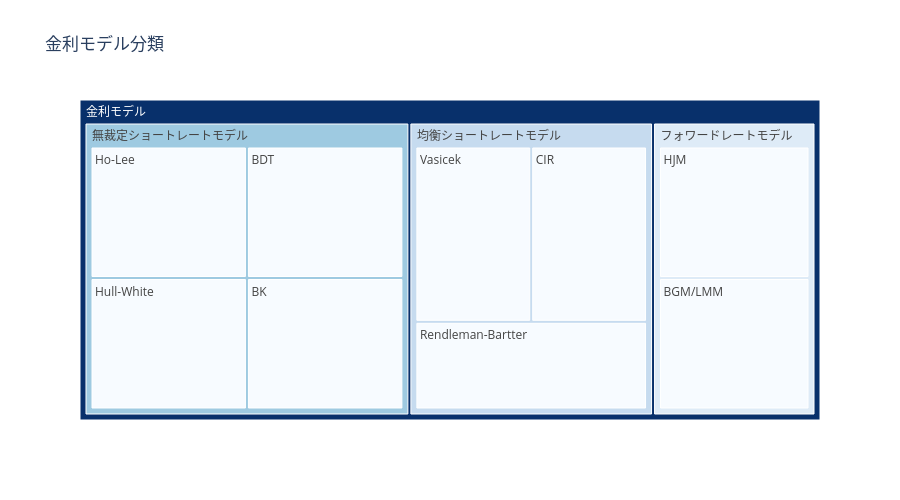

Source (notebook cell):
### Markdown cell above
## モデル分類図

金利モデルは大きく3ファミリーに分類されます：

```
金利モデル
├── 均衡ショートレートモデル (Equilibrium Short-rate)
│   ├── Vasicek (1977)          — mean reversion あり、負金利あり
│   ├── CIR (1985)              — mean reversion あり、負金利なし
│   └── Rendleman-Bartter       — mean reversion なし（GBM型）
│
├── 無裁定ショートレートモデル (Arbitrage-free Short-rate)
│   ├── Ho-Lee (1986)           — 初期カーブ完全フィット
│   ├── Hull-White (1990)       — 初期カーブ完全フィット + mean reversion
│   ├── Black-Derman-Toy (1990) — 対数正規、ボラティリティ TS
│   └── Black-Karasinski (1991) — 対数正規 + mean reversion
│
└── フォワードレートモデル (Forward-rate Model)
    ├── HJM (1992)              — 瞬間フォワードレート f(t,T)
    └── BGM/LMM (1997)         — 離散 LIBOR L_i(t)
```

### Code cell
# --- モデル分類ツリー（plotly Treemap） ---
labels = [
    "金利モデル",
    "均衡ショートレートモデル", "無裁定ショートレートモデル", "フォワードレートモデル",
    "Vasicek", "CIR", "Rendleman-Bartter",
    "Ho-Lee", "Hull-White", "BDT", "BK",
    "HJM", "BGM/LMM",
]
parents = [
    "",
    "金利モデル", "金利モデル", "金利モデル",
    "均衡ショートレートモデル", "均衡ショートレートモデル", "均衡ショートレートモデル",
    "無裁定ショートレートモデル", "無裁定ショートレートモデル",
    "無裁定ショートレートモデル", "無裁定ショートレートモデル",
    "フォワードレートモデル", "フォワードレートモデル",
]
fig_tree = go.Figure(go.Treemap(
    labels=labels,
    parents=parents,
    textinfo="label",
    marker_colorscale="Blues",
))
fig_tree.update_layout(title="金利モデル分類", height=500)
fig_tree.show()

### Figure 1 — Plotly figure (JSON) as saved in the notebook; plotly's stock layout.template omitted (floating-point values rounded to 4 significant figures)
{"data": [{"labels": ["金利モデル", "均衡ショートレートモデル", "無裁定ショートレートモデル", "フォワードレートモデル", "Vasicek", "CIR", "Rendleman-Bartter", "Ho-Lee", "Hull-White", "BDT", "BK", "HJM", "BGM/LMM"], "marker": {"colorscale": [[0.0, "rgb(247,251,255)"], [0.125, "rgb(222,235,247)"], [0.25, "rgb(198,219,239)"], [0.375, "rgb(158,202,225)"], [0.5, "rgb(107,174,214)"], [0.625, "rgb(66,146,198)"], [0.75, "rgb(33,113,181)"], [0.875, "rgb(8,81,156)"], [1.0, "rgb(8,48,107)"]]}, "parents": ["", "金利モデル", "金利モデル", "金利モデル", "均衡ショートレートモデル", "均衡ショートレートモデル", "均衡ショートレートモデル", "無裁定ショートレートモデル", "無裁定ショートレートモデル", "無裁定ショートレートモデル", "無裁定ショートレートモデル", "フォワードレートモデル", "フォワードレートモデル"], "textinfo": "label", "type": "treemap"}], "layout": {"height": 500, "title": {"text": "金利モデル分類"}}}
